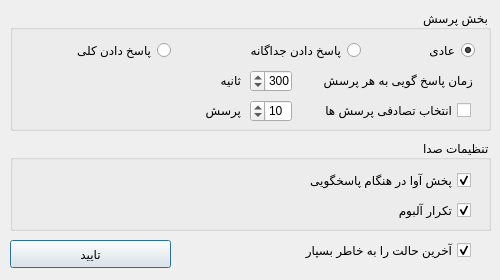
<?xml version="1.0" encoding="UTF-8"?>
<ui version="4.0">
 <class>setting</class>
 <widget class="QDialog" name="setting">
  <property name="geometry">
   <rect>
    <x>0</x>
    <y>0</y>
    <width>500</width>
    <height>280</height>
   </rect>
  </property>
  <property name="sizePolicy">
   <sizepolicy hsizetype="Fixed" vsizetype="Fixed">
    <horstretch>0</horstretch>
    <verstretch>0</verstretch>
   </sizepolicy>
  </property>
  <property name="minimumSize">
   <size>
    <width>500</width>
    <height>280</height>
   </size>
  </property>
  <property name="maximumSize">
   <size>
    <width>500</width>
    <height>280</height>
   </size>
  </property>
  <property name="windowTitle">
   <string>تنظمات</string>
  </property>
  <property name="layoutDirection">
   <enum>Qt::RightToLeft</enum>
  </property>
  <widget class="QGroupBox" name="groupBox">
   <property name="geometry">
    <rect>
     <x>10</x>
     <y>10</y>
     <width>481</width>
     <height>121</height>
    </rect>
   </property>
   <property name="title">
    <string>بخش پرسش</string>
   </property>
   <widget class="QRadioButton" name="radioButtonQMode1">
    <property name="geometry">
     <rect>
      <x>370</x>
      <y>30</y>
      <width>95</width>
      <height>20</height>
     </rect>
    </property>
    <property name="text">
     <string>عادی</string>
    </property>
    <property name="checked">
     <bool>true</bool>
    </property>
   </widget>
   <widget class="QRadioButton" name="radioButtonQMode2">
    <property name="geometry">
     <rect>
      <x>220</x>
      <y>30</y>
      <width>131</width>
      <height>20</height>
     </rect>
    </property>
    <property name="text">
     <string>پاسخ دادن جداگانه</string>
    </property>
   </widget>
   <widget class="QRadioButton" name="radioButtonQMode3">
    <property name="geometry">
     <rect>
      <x>20</x>
      <y>30</y>
      <width>141</width>
      <height>20</height>
     </rect>
    </property>
    <property name="text">
     <string>پاسخ دادن کلی</string>
    </property>
   </widget>
   <widget class="QSpinBox" name="spinBoxQTime">
    <property name="geometry">
     <rect>
      <x>240</x>
      <y>60</y>
      <width>42</width>
      <height>22</height>
     </rect>
    </property>
    <property name="minimum">
     <number>10</number>
    </property>
    <property name="maximum">
     <number>360</number>
    </property>
    <property name="value">
     <number>300</number>
    </property>
   </widget>
   <widget class="QLabel" name="label">
    <property name="geometry">
     <rect>
      <x>292</x>
      <y>60</y>
      <width>171</width>
      <height>20</height>
     </rect>
    </property>
    <property name="text">
     <string>زمان پاسخ گویی به هر پرسش</string>
    </property>
   </widget>
   <widget class="QCheckBox" name="checkBoxQRandom">
    <property name="geometry">
     <rect>
      <x>290</x>
      <y>90</y>
      <width>171</width>
      <height>20</height>
     </rect>
    </property>
    <property name="text">
     <string>انتخاب تصادفی پرسش ها</string>
    </property>
   </widget>
   <widget class="QSpinBox" name="spinBoxQRNumb">
    <property name="geometry">
     <rect>
      <x>240</x>
      <y>90</y>
      <width>42</width>
      <height>22</height>
     </rect>
    </property>
    <property name="minimum">
     <number>1</number>
    </property>
    <property name="maximum">
     <number>100</number>
    </property>
    <property name="value">
     <number>10</number>
    </property>
   </widget>
   <widget class="QLabel" name="label_2">
    <property name="geometry">
     <rect>
      <x>190</x>
      <y>60</y>
      <width>41</width>
      <height>20</height>
     </rect>
    </property>
    <property name="text">
     <string>ثانیه</string>
    </property>
   </widget>
   <widget class="QLabel" name="label_3">
    <property name="geometry">
     <rect>
      <x>180</x>
      <y>90</y>
      <width>51</width>
      <height>20</height>
     </rect>
    </property>
    <property name="text">
     <string>پرسش</string>
    </property>
   </widget>
  </widget>
  <widget class="QPushButton" name="pushButton">
   <property name="geometry">
    <rect>
     <x>10</x>
     <y>240</y>
     <width>161</width>
     <height>28</height>
    </rect>
   </property>
   <property name="text">
    <string>تایید</string>
   </property>
  </widget>
  <widget class="QGroupBox" name="groupBox_2">
   <property name="geometry">
    <rect>
     <x>10</x>
     <y>140</y>
     <width>481</width>
     <height>91</height>
    </rect>
   </property>
   <property name="title">
    <string>تنظیمات صدا</string>
   </property>
   <widget class="QCheckBox" name="checkBoxMLoop">
    <property name="geometry">
     <rect>
      <x>260</x>
      <y>60</y>
      <width>201</width>
      <height>20</height>
     </rect>
    </property>
    <property name="text">
     <string>تکرار آلبوم</string>
    </property>
    <property name="checked">
     <bool>true</bool>
    </property>
   </widget>
   <widget class="QCheckBox" name="checkBoxMusic">
    <property name="geometry">
     <rect>
      <x>260</x>
      <y>30</y>
      <width>201</width>
      <height>20</height>
     </rect>
    </property>
    <property name="text">
     <string>پخش آوا در هنگام پاسخگویی</string>
    </property>
    <property name="checked">
     <bool>true</bool>
    </property>
   </widget>
  </widget>
  <widget class="QCheckBox" name="checkBoxLastState">
   <property name="geometry">
    <rect>
     <x>250</x>
     <y>240</y>
     <width>221</width>
     <height>20</height>
    </rect>
   </property>
   <property name="text">
    <string>آخرین حالت را به خاطر بسپار</string>
   </property>
   <property name="checked">
    <bool>true</bool>
   </property>
  </widget>
 </widget>
 <resources/>
 <connections/>
</ui>
